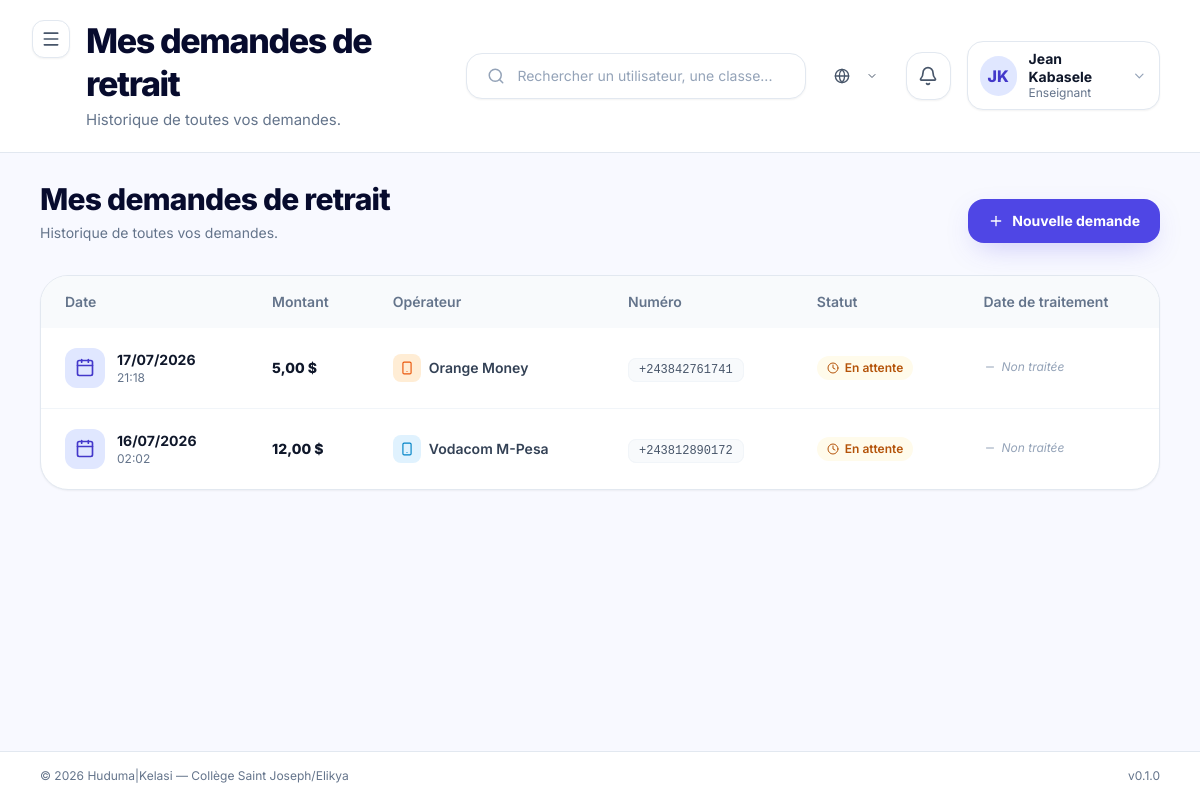
Screenshot of /marketplace/portefeuille/retraits/ (signed in) with the database file from the repository.
### apps/accounts/models.py (models this page shows, shortened)
class User(AbstractBaseUser, PermissionsMixin, BaseModel):
    email = models.EmailField(
        unique=True,
        verbose_name=_("Email"),
        help_text=_("Adresse email utilisée comme identifiant de connexion."),
    )
    first_name = models.CharField(
        max_length=80,
        verbose_name=_("Prénom"),
    )
    last_name = models.CharField(
        max_length=80,
        verbose_name=_("Nom"),
    )
    role = models.CharField(
        max_length=30,
        choices=UserRole.choices,
        default=UserRole.ELEVE,
        verbose_name=_("Rôle"),
        help_text=_("Rôle de l'utilisateur dans la plateforme."),
    )
    phone = models.CharField(
        max_length=30,
        blank=True,
        default="",
        verbose_name=_("Téléphone"),
    )
    avatar = models.ImageField(
        upload_to="avatars/",
        blank=True,
        null=True,
        verbose_name=_("Avatar"),
    )
    is_active = models.BooleanField(
        default=True,
        verbose_name=_("Actif"),
    )
    is_staff = models.BooleanField(
        default=False,
        verbose_name=_("Accès admin Django"),
    )
    date_joined = models.DateTimeField(
        auto_now_add=True,
        verbose_name=_("Date d'inscription"),
    )
    USERNAME_FIELD = "email"
    REQUIRED_FIELDS = ["first_name", "last_name"]
    objects = UserManager()
    class Meta:
        verbose_name = _("Utilisateur")
        verbose_name_plural = _("Utilisateurs")
        ordering = ["last_name", "first_name"]
        indexes = [
            models.Index(fields=["role"]),
            models.Index(fields=["is_active"]),
        ]
    @property
    def full_name(self) -> str:
        return f"{self.first_name} {self.last_name}".strip()
    @property
    def short_label(self) -> str:
        return ROLE_SHORT_LABELS.get(self.role, self.role)
    @property
    def initials(self) -> str:
        first = (self.first_name or "").strip()
        last = (self.last_name or "").strip()
        if first and last:
            return f"{first[0]}{last[0]}".upper()
        if first:
            return first[0].upper()
        if self.email:
            return self.email[0].upper()
        return "?"

### apps/marketplace/models_wallet.py (models this page shows, shortened)
class WithdrawalRequest(BaseModel):
    class Operateur(models.TextChoices):
        ORANGE = "orange", _("Orange Money")
        AIRTEL = "airtel", _("Airtel Money")
        VODACOM = "vodacom", _("Vodacom M-Pesa")
    class Statut(models.TextChoices):
        EN_ATTENTE = "en_attente", _("En attente")
        APPROUVEE = "approuvee", _("Approuvée")
        REJETEE = "rejetee", _("Rejetée")
        PAYEE = "payee", _("Payée")
    enseignant = models.ForeignKey(
        "accounts.User",
        on_delete=models.CASCADE,
        related_name="demandes_retrait",
        verbose_name=_("Enseignant"),
        limit_choices_to={"role": "enseignant"},
    )
    montant = models.DecimalField(
        max_digits=10,
        decimal_places=2,
        verbose_name=_("Montant à retirer"),
    )
    operateur = models.CharField(
        max_length=20,
        choices=Operateur.choices,
        verbose_name=_("Opérateur"),
    )
    numero_telephone = models.CharField(
        max_length=20,
        verbose_name=_("Numéro de téléphone"),
        help_text=_("Numéro Mobile Money pour le transfert"),
    )
    utilise_numero_compte = models.BooleanField(
        default=False,
        verbose_name=_("Utiliser le numéro du compte"),
        help_text=_("True si l'enseignant a choisi son numéro de profil"),
    )
    statut = models.CharField(
        max_length=20,
        choices=Statut.choices,
        default=Statut.EN_ATTENTE,
        verbose_name=_("Statut"),
    )
    note_admin = models.TextField(
        blank=True,
        default="",
        verbose_name=_("Note admin"),
        help_text=_("Note interne lors de l'approbation/rejet"),
    )
    date_traitement = models.DateTimeField(
        null=True,
        blank=True,
        verbose_name=_("Date de traitement"),
    )
    class Meta:
        verbose_name = _("Demande de retrait")
        verbose_name_plural = _("Demandes de retrait")
        ordering = ["-created_at"]

### apps/marketplace/views_wallet.py (the view)
# urls.py: path("portefeuille/retraits/", WithdrawalListView.as_view(), name="withdrawal_list"),
class WithdrawalListView(RoleRequiredMixin, ListView):
    model = WithdrawalRequest
    template_name = "pages/marketplace/withdrawal_list.html"
    context_object_name = "demandes"
    allowed_roles = [UserRole.ENSEIGNANT]
    def get_queryset(self):
        return WithdrawalRequest.objects.filter(enseignant=self.request.user).order_by("-created_at")
    def get_context_data(self, **kwargs):
        ctx = super().get_context_data(**kwargs)
        ctx["page_title"] = "Mes demandes de retrait"
        ctx["page_subtitle"] = "Historique de toutes vos demandes."
        return ctx

### apps/core/context_processors.py (called while the page is built)
def _get_unread_count(user):
    try:
        from apps.notifications.models import Notification
        return Notification.objects.filter(destinataire=user, lu=False).count()
    except Exception:
        return 0

### apps/core/managers.py (called while the page is built)
    def get_queryset(self):
        return super().get_queryset().filter(deleted_at__isnull=True)

### apps/core/mixins.py (called while the page is built)
    def dispatch(self, request, *args, **kwargs):
        user = request.user
        if not user.is_authenticated:
            return self.handle_no_permission()
        if self.allowed_roles and user.role not in self.allowed_roles:
            raise PermissionDenied(
                "Votre rôle ne vous permet pas d'accéder à cette page."
            )
        return super().dispatch(request, *args, **kwargs)

### templates/pages/marketplace/withdrawal_list.html (shortened to what this page needs)
{% extends "layouts/dashboard.html" %}
{% load huduma_tags %}
{% load static %}
{% block content %}
  <section class="mb-8">
    <div class="flex flex-col sm:flex-row sm:items-end sm:justify-between gap-4">
      <div>
        <h1 class="text-3xl font-extrabold text-kelasi-ink tracking-tight">
          {{ page_title|default:"Mes demandes de retrait" }}
        </h1>
        <p class="text-sm text-slate-500 mt-1.5 max-w-2xl">
          {{ page_subtitle|default:"Consultez l'historique et le statut de vos demandes de retrait." }}
        </p>
      </div>
      <a href="{% url 'marketplace:withdrawal_request' %}"
         class="inline-flex items-center gap-2 bg-indigo-600 text-white px-5 py-3 rounded-2xl font-bold text-sm hover:bg-indigo-700 shadow-indigo-glow transition-colors">
        <i data-lucide="plus" class="w-4 h-4"></i>
        Nouvelle demande
      </a>
    </div>
  </section>
  <section class="bg-white border border-slate-200 rounded-[28px] shadow-sm overflow-hidden">
    <div class="overflow-x-auto">
      <table class="w-full text-left">
        <thead class="bg-slate-50">
          <tr class="text-sm text-slate-500">
            <th class="px-6 py-4 font-semibold text-left">Date</th>
            <th class="px-6 py-4 font-semibold text-left">Montant</th>
            <th class="px-6 py-4 font-semibold text-left">Opérateur</th>
            <th class="px-6 py-4 font-semibold text-left">Numéro</th>
            <th class="px-6 py-4 font-semibold text-left">Statut</th>
            <th class="px-6 py-4 font-semibold text-left">Date de traitement</th>
          </tr>
        </thead>
        <tbody class="divide-y divide-slate-100 text-sm">
          {% for d in demandes %}
            <tr class="hover:bg-slate-50">
              <td class="px-6 py-5 whitespace-nowrap">
                <div class="flex items-center gap-3">
                  <span class="w-10 h-10 rounded-xl bg-indigo-100 text-indigo-700 flex items-center justify-center flex-shrink-0">
                    <i data-lucide="calendar" class="w-5 h-5"></i>
                  </span>
                  <div class="min-w-0">
                    <p class="font-bold text-slate-900">{{ d.created_at|date:"d/m/Y" }}</p>
                    <p class="text-slate-500 text-xs">{{ d.created_at|date:"H:i" }}</p>
                  </div>
                </div>
              </td>
              <td class="px-6 py-5 whitespace-nowrap">
                <span class="font-extrabold text-slate-900">{{ d.montant|floatformat:2 }} $</span>
              </td>
              <td class="px-6 py-5 whitespace-nowrap">
                {% if d.operateur == 'orange' %}
                  <span class="inline-flex items-center gap-2">
                    <span class="w-7 h-7 rounded-lg bg-orange-100 text-orange-600 flex items-center justify-center flex-shrink-0">
                      <i data-lucide="smartphone" class="w-3.5 h-3.5"></i>
                    </span>
                    <span class="font-semibold text-slate-700">{{ d.get_operateur_display|default:"Orange Money" }}</span>
                  </span>
                {% elif d.operateur == 'vodacom' %}
                  <span class="inline-flex items-center gap-2">
                    <span class="w-7 h-7 rounded-lg bg-sky-100 text-sky-600 flex items-center justify-center flex-shrink-0">
                      <i data-lucide="smartphone" class="w-3.5 h-3.5"></i>
                    </span>
                    <span class="font-semibold text-slate-700">{{ d.get_operateur_display|default:"Vodacom M-Pesa" }}</span>
                  </span>
                {% else %}
                  <span class="text-slate-500">{{ d.get_operateur_display|default:d.operateur|default:"—" }}</span>
                {% endif %}
              </td>
              <td class="px-6 py-5 whitespace-nowrap">
                <span class="font-mono text-xs text-slate-600 bg-slate-50 px-2.5 py-1 rounded-lg border border-slate-100">
                  {{ d.numero_telephone|default:"—" }}
                </span>
              </td>
              <td class="px-6 py-5">
                {% if d.statut == 'en_attente' %}
                  <span class="inline-flex items-center gap-1.5 px-2.5 py-1 rounded-full bg-amber-50 text-amber-700 font-semibold text-xs">
                    <i data-lucide="clock" class="w-3 h-3"></i>
                    En attente
                  </span>
                {% elif d.statut == 'approuvee' %}
                  <span class="inline-flex items-center gap-1.5 px-2.5 py-1 rounded-full bg-sky-50 text-sky-700 font-semibold text-xs">
                    <i data-lucide="check" class="w-3 h-3"></i>
                    Approuvée
                  </span>
                {% elif d.statut == 'payee' %}
                  <span class="inline-flex items-center gap-1.5 px-2.5 py-1 rounded-full bg-emerald-50 text-emerald-700 font-semibold text-xs">
                    <i data-lucide="check-circle-2" class="w-3 h-3"></i>
                    Payée
                  </span>
                {% elif d.statut == 'rejetee' %}
                  <span class="inline-flex items-center gap-1.5 px-2.5 py-1 rounded-full bg-rose-50 text-rose-700 font-semibold text-xs">
                    <i data-lucide="x-circle" class="w-3 h-3"></i>
                    Rejetée
                  </span>
                {% else %}
                  <span class="inline-flex items-center gap-1.5 px-2.5 py-1 rounded-full bg-slate-100 text-slate-600 font-semibold text-xs">
                    {{ d.get_statut_display|default:d.statut }}
                  </span>
                {% endif %}
              </td>
              <td class="px-6 py-5 whitespace-nowrap">
                {% if d.date_traitement %}
                  <div class="flex items-center gap-2">
                    <i data-lucide="check-circle" class="w-4 h-4 text-emerald-500 flex-shrink-0"></i>
                    <div class="min-w-0">
                      <p class="font-semibold text-slate-700 text-xs">{{ d.date_traitement|date:"d/m/Y" }}</p>
                      <p class="text-slate-400 text-xs">{{ d.date_traitement|date:"H:i" }}</p>
                    </div>
                  </div>
                {% else %}
                  <span class="inline-flex items-center gap-1.5 text-slate-400 text-xs italic">
                    <i data-lucide="minus" class="w-3 h-3"></i>
                    Non traitée
                  </span>
                {% endif %}
              </td>
            </tr>
          {% endfor %}
        </tbody>
      </table>
    </div>
  </section>
{% endblock %}

### templates/partials/navbar.html (shortened to what this page needs)
<div class="flex flex-col lg:flex-row lg:items-center justify-between gap-6 w-full">
  <div class="flex items-start gap-4">
    <button
      @click="sidebarOpen = !sidebarOpen"
      class="xl:hidden p-2 -ml-2 rounded-xl bg-white border border-slate-200 text-slate-600 hover:bg-slate-50 shadow-sm"
      aria-label="Basculer la sidebar"
    >
      <i data-lucide="menu" class="w-5 h-5"></i>
    </button>
    <div>
      <h2 class="text-[26px] lg:text-[34px] font-extrabold tracking-[-0.04em] text-kelasi-ink leading-tight">
        {% block navbar_title %}{{ page_title|default:"Tableau de bord" }}{% endblock %}
      </h2>
      {% if page_subtitle %}
        <p class="mt-1 text-slate-500 text-[14px] lg:text-[15px]">{{ page_subtitle }}</p>
      {% endif %}
    </div>
  </div>
  <div class="flex items-center gap-4">
    <div class="hidden md:flex items-center gap-3 w-[300px] lg:w-[360px] bg-white border border-slate-200 rounded-2xl px-5 py-3 shadow-sm">
      <i data-lucide="search" class="w-5 h-5 text-slate-400"></i>
      <input
        type="text"
        placeholder="Rechercher un utilisateur, une classe..."
        class="w-full outline-none text-sm bg-transparent text-slate-700 placeholder:text-slate-400"
      >
    </div>
    {% include "partials/language_switcher.html" %}
    <a
      href="{% url 'notifications:list' %}"
      class="relative w-12 h-12 rounded-2xl bg-white border border-slate-200 flex items-center justify-center shadow-sm hover:bg-slate-50"
      title="Notifications"
    >
      <i data-lucide="bell" class="w-5 h-5 text-slate-600"></i>
    </a>
    <div class="relative" x-data="{ userMenuOpen: false }">
      <button
        @click="userMenuOpen = !userMenuOpen"
        class="flex items-center gap-3 bg-white border border-slate-200 rounded-2xl px-3 py-2 shadow-sm hover:bg-slate-50"
      >
        <span class="w-10 h-10 rounded-full bg-indigo-100 text-indigo-700 flex items-center justify-center font-extrabold">
          {{ request.user.initials }}
        </span>
        <div class="hidden lg:block text-left">
          <p class="text-sm font-bold text-slate-900 leading-tight">{{ request.user.full_name }}</p>
          <p class="text-xs text-slate-500">{{ request.user.short_label }}</p>
        </div>
        <i data-lucide="chevron-down" class="w-4 h-4 text-slate-400 hidden lg:block"></i>
      </button>
    </div>
  </div>
</div>

### templates/layouts/base.html (style rules this page uses)
body { font-family: 'Inter', system-ui, sans-serif; }

### rows the page displays
User: user.initials "JK", user.full_name "Jean Kabasele", user.short_label "Enseignant"
WithdrawalRequest: created_at "17/07/2026", created_at "21:18", montant "5,00", operateur "Orange Money", numero_telephone "+243842761741", statut "en_attente" (drawn), shows "Non traitée"
WithdrawalRequest: created_at "16/07/2026", created_at "02:02", montant "12,00", operateur "Vodacom M-Pesa", numero_telephone "+243812890172", statut "en_attente" (drawn), shows "Non traitée"

### other values shown
{{ page_title|default:"Tableau de bord" }} "Mes demandes de retrait"
{{ page_subtitle }} "Historique de toutes vos demandes."
{{ page_title|default:"Mes demandes de retrait" }} "Mes demandes de retrait"
{{ HUDUMA_NAME }} "Huduma"
{{ HUDUMA_VERSION }} "0.1.0"
